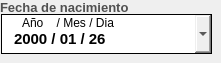
                    <widget class="QFrame" name="espacio_fecha_nacimiento">
                     <property name="maximumSize">
                      <size>
                       <width>16777215</width>
                       <height>100</height>
                      </size>
                     </property>
                     <property name="styleSheet">
                      <string notr="true">border:none;</string>
                     </property>
                     <widget class="QLabel" name="label_fecha_de_nacimiento">
                      <property name="geometry">
                       <rect>
                        <x>0</x>
                        <y>-1</y>
                        <width>134</width>
                        <height>16</height>
                       </rect>
                      </property>
                      <property name="font">
                       <font>
                        <family>Arial</family>
                        <pointsize>10</pointsize>
                        <weight>75</weight>
                        <bold>true</bold>
                       </font>
                      </property>
                      <property name="styleSheet">
                       <string notr="true">QLabel{
		
	color: rgb(80, 80, 80);

	border-color: #ffffff;


}
</string>
                      </property>
                      <property name="text">
                       <string>Fecha de nacimiento</string>
                      </property>
                      <property name="scaledContents">
                       <bool>false</bool>
                      </property>
                     </widget>
                     <widget class="QDateEdit" name="dateedit_fecha_nacimiento">
                      <property name="geometry">
                       <rect>
                        <x>1</x>
                        <y>14</y>
                        <width>211</width>
                        <height>40</height>
                       </rect>
                      </property>
                      <property name="minimumSize">
                       <size>
                        <width>0</width>
                        <height>40</height>
                       </size>
                      </property>
                      <property name="font">
                       <font>
                        <family>Arial</family>
                        <pointsize>11</pointsize>
                        <weight>75</weight>
                        <italic>false</italic>
                        <bold>true</bold>
                       </font>
                      </property>
                      <property name="toolTip">
                       <string>Año/Mes/Dia</string>
                      </property>
                      <property name="styleSheet">
                       <string notr="true">QDateEdit{

	padding-left:10px;
	padding-top:10px;
	border:1px solid #000000 ;

}

QDateEdit:focus {
    border: 2px solid #0078d7;   /* Borde azul cuando está en foco */
    background-color: #e0f7ff;   /* Fondo azul claro */
}

QDateEdit:focus {
    border: 2px solid #0078d7;   /* Borde azul cuando está en foco */
    background-color: #e0f7ff;   /* Fondo azul claro */
}




QDateEdit QAbstractItemView {
    border: 1px solid #ccc;
    background-color: white;
    color: #333;
    padding: 5px;  /* Margen interno de la lista */
    spacing: 10px; /* Espaciado entre los elementos (algunas versiones de Qt lo admiten) */
}

QDateEdit QAbstractItemView::item {
    padding: 8px; /* Espaciado interno de cada elemento */
    margin: 4px; /* Separación entre los elementos */
}

QDateEdit QAbstractItemView::item:hover {
    background-color: #c5c1c1;
    color: white;
}

QDateEdit:disabled {
        background-color:rgb(189, 189, 189);
        color: #808080;
        border: 1px solid rgb(127, 127, 127);
    }


QCalendarWidget {
                background-color: white;
                border: 1px solid #d0d0d0;
                border-radius: 8px;
                font-family: Arial, sans-serif;
            }
            
            /* Barra superior con mes y año */
            QCalendarWidget QWidget#qt_calendar_navigationbar {
                background-color: #4a90e2;
                color: white;
                border-top-left-radius: 7px;
                border-top-right-radius: 7px;
                padding: 5px;
            }
            
            /* Botones de navegación */
            QCalendarWidget QToolButton {
                background-color: transparent;
                color: white;
                font-weight: bold;
                border: none;
                padding: 5px;
                border-radius: 3px;
            }
            
            QCalendarWidget QToolButton:hover {
                background-color: rgba(255, 255, 255, 0.2);
            }
            
            /* Días de la semana */
            QCalendarWidget QHeaderView::section {
                background-color: #f8f9fa;
                color: #555555;
                font-weight: bold;
                padding: 8px;
                border: none;
                border-bottom: 1px solid #e0e0e0;
            }
            
            /* Días normales */
            QCalendarWidget QAbstractItemView:enabled {
                color: #333333;
                background-color: white;
                selection-background-color: #4a90e2;
                selection-color: white;
                outline: none;
                border: none;
            }
            
            /* Día actual */
            QCalendarWidget QAbstractItemView:enabled:focus {
                background-color: #e8f4fd;
                color: #4a90e2;
                font-weight: bold;
            }
            
            /* Días de otros meses */
            QCalendarWidget QAbstractItemView:enabled:!selected {
                color: #aaaaaa;
            }
            
            /* Efecto hover sobre los días */
            QCalendarWidget QAbstractItemView:enabled:hover {
                background-color: #f0f7ff;
            }
            
            /* Fines de semana */
            QCalendarWidget QAbstractItemView:enabled:selected:alternate {
                background-color: #4a90e2;
                color: white;
            }


</string>
                      </property>
                      <property name="wrapping">
                       <bool>false</bool>
                      </property>
                      <property name="frame">
                       <bool>true</bool>
                      </property>
                      <property name="accelerated">
                       <bool>true</bool>
                      </property>
                      <property name="keyboardTracking">
                       <bool>true</bool>
                      </property>
                      <property name="showGroupSeparator" stdset="0">
                       <bool>true</bool>
                      </property>
                      <property name="currentSection">
                       <enum>QDateTimeEdit::YearSection</enum>
                      </property>
                      <property name="displayFormat">
                       <string>yyyy / MM / dd</string>
                      </property>
                      <property name="calendarPopup">
                       <bool>true</bool>
                      </property>
                      <property name="currentSectionIndex">
                       <number>0</number>
                      </property>
                      <property name="date">
                       <date>
                        <year>2000</year>
                        <month>1</month>
                        <day>26</day>
                       </date>
                      </property>
                     </widget>
                     <widget class="QLabel" name="label_5">
                      <property name="geometry">
                       <rect>
                        <x>22</x>
                        <y>15</y>
                        <width>101</width>
                        <height>16</height>
                       </rect>
                      </property>
                      <property name="styleSheet">
                       <string notr="true">background:none;</string>
                      </property>
                      <property name="text">
                       <string>Año    / Mes / Dia</string>
                      </property>
                     </widget>
                    </widget>
